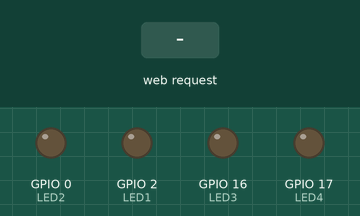
Bench run of a program on a simulated ESP32. On the bench: output pins drawn as LEDs (lit = HIGH). The inputs (shaded band) are chosen by the test bench. WiFi joins after 1.5 s; servers stay silent unless stated; what the program prints to the serial monitor is not drawn.

Above: at 3.0 s.
3.1 s: HTTP request GET /led?n=1&v=1 received
At 4.3 s:
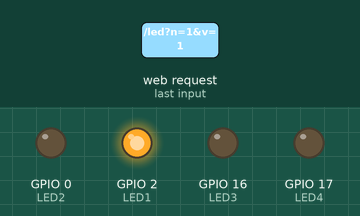
Timing chart, 0 to 6.1 s (numbered marks = the images above; inputs shaded):
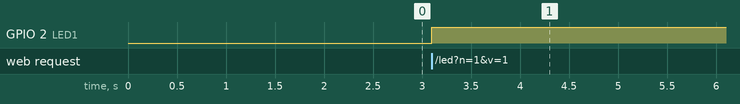

The program:

main.cpp
```cpp
/*
  ============================================================================
  ESP32: WiFi + Servidor Web + Control de 4 LEDs + Estado en vivo (didáctico)
  ============================================================================
  ¿QUÉ APRENDERÁS?
  - Conectar el ESP32 a una red WiFi (modo estación "STA")
  - Levantar un servidor HTTP en el puerto 80
  - Servir una página web (HTML + CSS + JS) embebida en el firmware
  - Usar "endpoints" (rutas) para controlar hardware: /led y /status
  - Leer estado desde el navegador con fetch() y actualizar la página cada 1 s

  IMPORTANTE
  - Sin clases; solo funciones y variables globales simples (estilo principiante).
  - El código web está súper comentado para enseñar HTML/CSS/JS básico.
  - GPIO0 (LED2) es pin de arranque: puede usarse como salida, pero evita forzarlo
    a niveles "raros" durante el arranque (no pulses un botón a GND en BOOT).

  HARDWARE:
  - LEDs en GPIO: 2, 0, 16, 17 (puedes cambiarlos abajo)
  - ESP32 con WiFi (cualquier DevKit común)

  AUTOR: tú + ChatGPT (versión súper comentada)
*/

#include <Arduino.h>
#include <WiFi.h>      // Librería WiFi del ESP32
#include <WebServer.h> // Servidor HTTP sencillo (sin websockets, sin SSE)

// ---------------------------------------------------------------------------
// 1) CONFIGURACIÓN DE PINES (puedes ajustar a tu placa)
// ---------------------------------------------------------------------------
const int LED1 = 2;   // Suele estar conectado a un LED on-board (depende de la placa)
const int LED2 = 0;   // ATENCIÓN: GPIO0 es pin de arranque (ver comentario arriba)
const int LED3 = 16;
const int LED4 = 17;

// ---------------------------------------------------------------------------
// 2) CREDENCIALES WiFi (Rellena con tu red)
// ---------------------------------------------------------------------------
const char* WIFI_SSID = "Delga";
const char* WIFI_PASS = "Delga1213";

// ---------------------------------------------------------------------------
// 3) VARIABLES GLOBALES DE APOYO
// ---------------------------------------------------------------------------
WebServer server(80);             // Servidor HTTP en el puerto estándar 80
unsigned long lastTick = 0;       // Para imprimir "ticks" periódicos al Serial
const unsigned long TICK_MS = 2000; // Cada 2 segundos (ejemplo de tarea periódica)

// ---------------------------------------------------------------------------
// 4) PÁGINA HTML COMPLETA (con CSS y JS) INCRUSTADA EN EL FIRMWARE
//    - R"HTML( ... )HTML" permite escribir bloque multilínea sin escapar comillas
//    - Lo que ves aquí es EXACTAMENTE lo que el navegador recibe al entrar a "/"
// ---------------------------------------------------------------------------
const char* PAGE_HTML = R"HTML(
<!doctype html>
<html lang="es">
<head>
  <meta charset="utf-8">
  <!-- meta viewport hace que la página sea "responsive" en celulares -->
  <meta name="viewport" content="width=device-width, initial-scale=1" />
  <title>ESP32 - WiFi Basics</title>

  <!-- ==================== CSS ====================
       Estilos MUY simples para que la interfaz sea legible y limpia.
       Podrías usar frameworks (Bootstrap, Tailwind), pero aquí
       preferimos "vanilla CSS" para explicar lo mínimo necesario. -->
  <style>
    :root { --radius: 12px; }
    body{
      font-family: system-ui, Segoe UI, Arial, sans-serif;
      margin: 18px; max-width: 680px;
    }
    h1{ font-size: 1.2rem; margin: 0 0 12px; }
    .card{
      border: 1px solid #ddd; border-radius: var(--radius);
      padding: 12px; margin: 12px 0;
    }
    .row{ display: flex; gap: 10px; flex-wrap: wrap; margin-top: 8px; }
    button{
      padding: 10px 12px; cursor: pointer;
      border-radius: var(--radius); border: 1px solid #ccc; background: #fff;
    }
    #status{
      background: #f8f8f8; padding: 10px; border-radius: var(--radius);
      white-space: pre-wrap;  /* Para ver saltos de línea si los hubiera */
      font-family: ui-monospace, SFMono-Regular, Menlo, Consolas, monospace;
    }
    code{ background: #f3f3f3; padding: 2px 6px; border-radius: 6px; }
  </style>
</head>
<body>
  <h1>ESP32 – WiFi + Servidor Web + LEDs + Estado</h1>

  <!-- ==================== BLOQUE: CONTROL DE LEDS ====================
       Cada par de botones llama a la función JS led(n, v),
       que hace una petición HTTP GET a /led?n=...&v=...
         - n: número de LED (1..4)
         - v: valor (1 = encender, 0 = apagar)
       En el ESP32, la ruta /led se atiende en 'handleLed()' (ver C++) -->
  <div class="card">
    <b>Control de LEDs</b>
    <div class="row">
      <button onclick="led(1,1)">LED1 ON</button>
      <button onclick="led(1,0)">LED1 OFF</button>
    </div>
    <div class="row">
      <button onclick="led(2,1)">LED2 ON</button>
      <button onclick="led(2,0)">LED2 OFF</button>
    </div>
    <div class="row">
      <button onclick="led(3,1)">LED3 ON</button>
      <button onclick="led(3,0)">LED3 OFF</button>
    </div>
    <div class="row">
      <button onclick="led(4,1)">LED4 ON</button>
      <button onclick="led(4,0)">LED4 OFF</button>
    </div>
    <small>También puedes probar manualmente en la barra de direcciones:
      <code>/led?n=1&v=1</code> (enciende LED1)</small>
  </div>

  <!-- ==================== BLOQUE: ESTADO EN VIVO ====================
       La idea: pedir al ESP32 (cada 1 s) un "resumen" de estado por HTTP.
       - JS hace fetch('/status') y coloca el texto recibido en el <div id="status">
       - En C++, 'handleStatus()' construye el mensaje (IP, RSSI, tiempo activo, etc.)
       Esto simula "telemetría sencilla" para que los estudiantes vean que el
       navegador puede LEER datos del dispositivo (no solo enviar comandos). -->
  <div class="card">
    <b>Estado del ESP32</b>
    <div id="status">Cargando...</div>
  </div>

  <!-- ==================== JAVASCRIPT ====================
       - 'fetch' es la API moderna del navegador para hacer solicitudes HTTP.
       - Usamos 'async/await' para escribir código asíncrono de forma clara. -->
  <script>
    // Enciende/Apaga un LED llamando al endpoint /led?n=...&v=...
    async function led(n, v) {
      try {
        // Construimos la URL con 'query params' n y v.
        // OJO: GET no lleva cuerpo; todo va en la URL.
        await fetch(`/led?n=${n}&v=${v}`);
        // Podríamos mostrar un aviso al usuario o actualizar una etiqueta.
      } catch (err) {
        console.log("Error al cambiar LED:", err);
      }
    }

    // Pide al ESP32 un texto de estado y lo muestra en el <div id="status">
    async function refreshStatus() {
      try {
        const resp = await fetch('/status');  // GET a /status
        const txt  = await resp.text();       // decodifica la respuesta como texto plano
        document.getElementById('status').textContent = txt;
      } catch (err) {
        document.getElementById('status').textContent = "Sin conexión con el ESP32";
      }
    }

    // Llamamos una vez al inicio...
    refreshStatus();
    // ...y luego cada 1000 ms para tener un "casi tiempo real" simple
    setInterval(refreshStatus, 1000);
  </script>
</body>
</html>
)HTML";

// ---------------------------------------------------------------------------
// 5) CONFIGURACIÓN DE PINES
//    - Ponemos los 4 LEDs como salida y empezamos en LOW (apagados)
// ---------------------------------------------------------------------------
void setupPins() {
  pinMode(LED1, OUTPUT);
  pinMode(LED2, OUTPUT);
  pinMode(LED3, OUTPUT);
  pinMode(LED4, OUTPUT);

  digitalWrite(LED1, LOW);
  digitalWrite(LED2, LOW);
  digitalWrite(LED3, LOW);
  digitalWrite(LED4, LOW);
}

// ---------------------------------------------------------------------------
// 6) CONEXIÓN WiFi (STA) con "fallback" a AP si falla
//    - STA: se conecta a tu router. Verás una IP del tipo 192.168.x.x
//    - AP : el ESP32 crea su propio WiFi (SSID "ESP32-AP"), IP 192.168.4.1
// ---------------------------------------------------------------------------
void connectWiFi() {
  Serial.println("\n[WiFi] Conectando como estación (STA)...");
  WiFi.mode(WIFI_STA);
  WiFi.begin(WIFI_SSID, WIFI_PASS);

  int retries = 0;
  while (WiFi.status() != WL_CONNECTED && retries < 40) {
    delay(250);
    Serial.print(".");
    retries++;
  }
  Serial.println();

  if (WiFi.status() == WL_CONNECTED) {
    Serial.println("[WiFi] Conexión exitosa ✅");
    Serial.print("[WiFi] SSID: "); Serial.println(WIFI_SSID);
    Serial.print("[WiFi] IP:   "); Serial.println(WiFi.localIP());
  } else {
    Serial.println("[WiFi] No se pudo conectar ❌");
    Serial.println("[WiFi] Activando modo AP (punto de acceso)");
    WiFi.mode(WIFI_AP);
    WiFi.softAP("ESP32-AP"); // AP sin contraseña para simplificar la demo
    Serial.print("[WiFi] AP SSID: ESP32-AP | IP: ");
    Serial.println(WiFi.softAPIP()); // Normalmente 192.168.4.1
  }
}

// ---------------------------------------------------------------------------
// 7) HANDLERS HTTP (rutas del servidor)
//    - handleRoot(): responde con el HTML de la app
//    - handleLed():  enciende/apaga LEDs según parámetros n y v
//    - handleStatus(): devuelve un texto con info útil (IP, RSSI, uptime)
// ---------------------------------------------------------------------------
void handleRoot() {
  // Enviamos el HTML incrustado con tipo "text/html"
  server.send(200, "text/html; charset=utf-8", PAGE_HTML);
}

void handleLed() {
  // Esperamos /led?n=1..4&v=0|1
  if (!server.hasArg("n") || !server.hasArg("v")) {
    server.send(400, "text/plain", "Faltan parametros n y/o v");
    return;
  }

  int n = server.arg("n").toInt(); // Número de LED (1..4)
  int v = server.arg("v").toInt(); // 0=OFF, 1=ON
  int pin = -1;

  if      (n == 1) pin = LED1;
  else if (n == 2) pin = LED2;
  else if (n == 3) pin = LED3;
  else if (n == 4) pin = LED4;

  if (pin < 0 || (v != 0 && v != 1)) {
    server.send(400, "text/plain", "Parametros invalidos");
    return;
  }

  digitalWrite(pin, v ? HIGH : LOW);
  server.send(200, "text/plain", "OK"); // Código 200 = OK (respuesta simple)
}

void handleStatus() {
  // Construimos un "reporte" de texto para enseñar
  // que el servidor puede devolver "telemetría" en texto plano.
  String msg;

  // Tiempo activo en segundos (uptime)
  msg += "Uptime: ";
  msg += millis() / 1000;
  msg += " s\n";

  // Estado WiFi: conectado (STA) o AP
  if (WiFi.getMode() == WIFI_AP) {
    msg += "Modo: AP (Punto de Acceso)\n";
    msg += "IP:   " + WiFi.softAPIP().toString() + "\n";
  } else {
    // Si está en STA pero aún desconectado:
    if (WiFi.status() == WL_CONNECTED) {
      msg += "IP:   " + WiFi.localIP().toString() + "\n";
    }
  }

  server.send(200, "text/plain; charset=utf-8", msg);
}

// ---------------------------------------------------------------------------
// 8) ARRANQUE DEL SERVIDOR HTTP (asignación de rutas)
// ---------------------------------------------------------------------------
void setupHTTP() {
  server.on("/",      HTTP_GET, handleRoot);    // Página principal
  server.on("/led",   HTTP_GET, handleLed);     // Control de LEDs
  server.on("/status",HTTP_GET, handleStatus);  // Estado para la UI
  server.begin();
  Serial.println("[HTTP] Servidor iniciado en puerto 80");
}

// ---------------------------------------------------------------------------
// 9) SETUP y LOOP PRINCIPALES
// ---------------------------------------------------------------------------
void setup() {
  Serial.begin(115200);
  delay(300);

  setupPins();     // LEDs como salida
  connectWiFi();   // Conecta a WiFi (o crea AP)
  setupHTTP();     // Rutas y arranque del servidor
}

void loop() {
  // Atiende peticiones HTTP de los navegadores (no bloquea)
  server.handleClient();

  // Ejemplo de "mensaje periódico" hacia el monitor serie (cada 2 s)
  if (millis() - lastTick > TICK_MS) {
    lastTick = millis();
    Serial.print("[Tick] t=");
    Serial.print(lastTick / 1000);
    Serial.print("s  |  IP: ");
    // La IP correcta depende del modo actual
    if (WiFi.getMode() == WIFI_AP) Serial.println(WiFi.softAPIP());
    else                           Serial.println(WiFi.localIP());
  }
}
```

Measured:
- after the input at 3.1 s, GPIO 2 (LED1): LOW → HIGH at once
